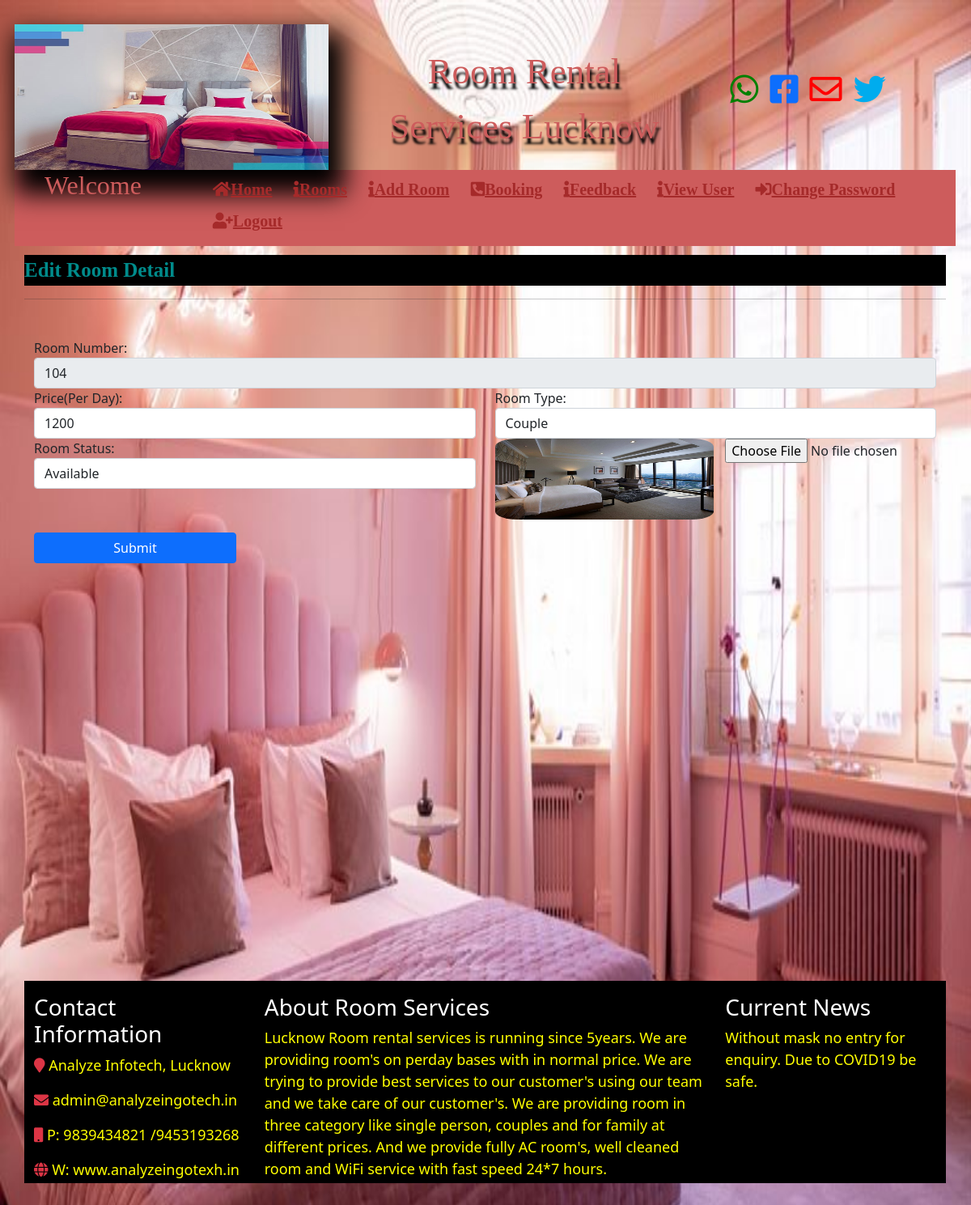
The app's page /edit_room/8 (signed in) with its own data.
### room/models.py (models this page shows)
class Room(models.Model):
    room_no = models.CharField(max_length=20,null=True,unique=True)
    price = models.CharField(max_length=30,null=True)
    r_type = models.CharField(max_length=40,null=True)
    r_image = models.FileField(null=True)
    status = models.CharField(max_length=30,null=True)

### room/views.py (the view, shortened to what this page needs)
# urls.py: path('edit_room/<int:id>',edit_room,name='edit_room'),
def edit_room(request,id):
    if not request.user.is_staff:
        return redirect('login')
    error=""
    data = Room.objects.get(id=id)
    d = {'data':data,'error':error}
    return render(request,'edit_room.html',d)

### room/templates/edit_room.html (shortened to what this page needs)
{% load static %}
{% include 'admin_navigation.html' %}
<marquee behavior="alternate" style="font-family: 'Monotype Corsiva'; font-size:25px; color:darkcyan; background-color:black; font-weight:bold; margin-top:1%">
    Edit Room Detail
</marquee>
<hr>
<form class="container mt-5" name="signup" method="post" enctype="multipart/form-data">
    <div class="row">
        <div class="form-group col-md-12" >
            <label>Room Number:</label>
            <input type="text" class="form-control" name="roomno" value="{{data.room_no}}" readonly>
        </div>
    </div>
    <div class="row">
        <div class="form-group col-md-6" >
            <label>Price(Per Day):</label>
            <input type="text" class="form-control" name="price" value="{{data.price}}" required>
        </div>
        <div class="form-group col-md-6" >
            <label>Room Type:</label>
            {% if data.r_type == "Couple Room" %}
            <select class="form-control" name="rtype" autofocus required>
                <option value="Couple Room" selected>Couple</option>
            </select>
            {% endif %}
        </div>
    </div>
    <div class="row">
        <div class="form-group col-md-6" >
            <label>Room Status:</label>
            {% if data.status == "Available" %}
            <select class="form-control" name="status" autofocus>
                <option value="Available" selected>Available</option>
            </select>
            {% endif %}
        </div>
        <div class="form-group col-md-3" >
            <td><img src="{{data.r_image.url}}" style="100px ; height : 100px; width : 270px; border-radius:10%"></td>
        </div>
         <div class="form-group col-md-3" >
             <td><input type="file" name="r_img"></td>
        </div>
    </div>
<input type="submit" value="Submit" class="btn btn-primary my-3" style="width:250px">
</form>
{% include 'footer.html' %}

### room/templates/admin_navigation.html (style rules this page uses)
.b4 { background-border:4px solid red; background-image: url(pic.jpg); background-size: 100% 100%; background-repeat:no-repeat; background-attachment:fixed; margin:0px 1px 40px 0px; padding:30px; background-shadow:10px 11px 8px 10px red; }

### records on screen
Room: roomno "104", price "1200", r_image (picture)
